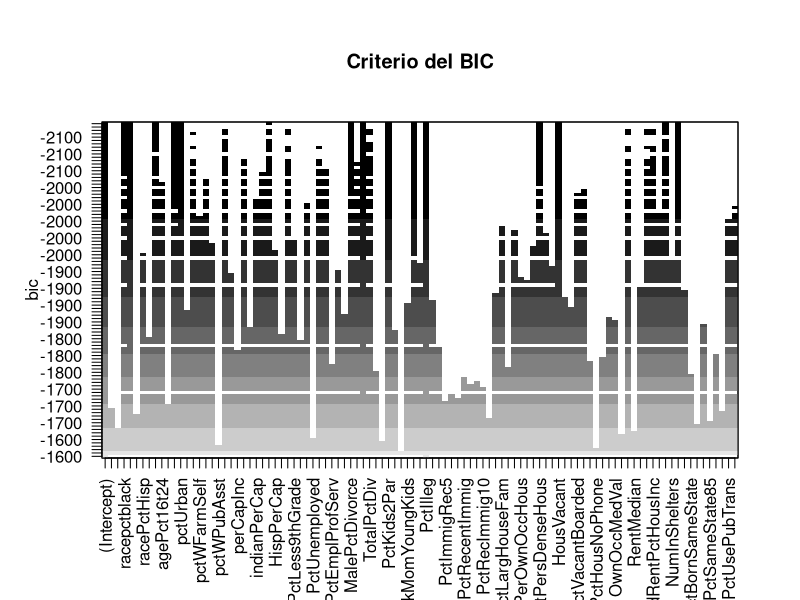
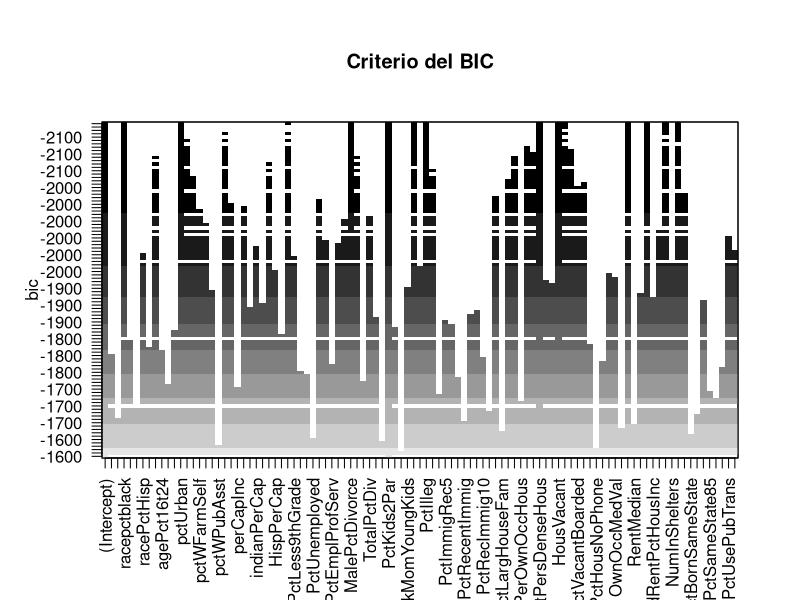

R code for these plots, in order:
## ---- chunk 1
knitr::opts_chunk$set(echo = TRUE)
## ---- chunk 2
library(AER);
library(leaps)
## ---- chunk 3
data <- na.omit(read.csv("DatosTaller4.csv", row.names=1))
## ---- chunk 4
head(data)
## ---- chunk 5
dim(data)
## ---- chunk 6
max.model <- lm(ViolentCrimesPerPop ~ ., data)
summary(max.model)
## ---- chunk 7
max.model.formula <- formula(max.model)
fwd.model <- regsubsets(x=max.model.formula, y=ViolentCrimesPerPop, data=data, nvmax=100000, method="forward")
## ---- chunk 8
plot(fwd.model, scale="bic", main="Criterio del BIC")
## ---- chunk 9
best.fwd.model <- summary(fwd.model)
best.fwd.model.bic <- which.min(best.fwd.model$bic)
vars.fwd.model <- names(coef(fwd.model, best.fwd.model.bic))
formula.best.fwd <- as.formula(paste("ViolentCrimesPerPop ~ 1 +", paste(vars.fwd.model[2:length(vars.fwd.model)], collapse=" + "), sep=""))
best.model.fwd <- lm(formula.best.fwd, data)
summary(best.model.fwd)
## ---- chunk 10
bwd.model <- regsubsets(x=formula(max.model), y=ViolentCrimesPerPop, data=data, nvmax=100000, method="backward")
## ---- chunk 11
plot(bwd.model, scale="bic", main="Criterio del BIC")
## ---- chunk 12
best.bwd.model <- summary(bwd.model)
best.bwd.model.bic <- which.min(best.bwd.model$bic)
vars.bwd.model <- names(coef(bwd.model, best.bwd.model.bic))
vars.bwd.model[-1]
formula.best.bwd <- as.formula(paste("ViolentCrimesPerPop ~ 1 +", paste(vars.bwd.model[2:length(vars.bwd.model)], collapse=" + "), sep=""))
best.model.bwd <- lm(formula.best.bwd, data)
summary(best.model.bwd)
## ---- chunk 13
jtest(best.model.fwd, best.model.bwd)
## ---- chunk 14
coxtest(best.model.fwd, best.model.bwd)
## ---- chunk 15
remove_not_significant <- function(modelo, p){
  all_vars <- all.vars(formula(modelo))[-1]
  dep_var <- all.vars(formula(modelo))[1]
  summ <- summary(modelo)
  pvals <- summ[[4]][,4]
  not_signif <- character()
  not_signif <- names(which(pvals > p))
  
  while(length(not_signif) > 0){
    all_vars <- all_vars[!all_vars %in% not_signif[1]]
    myForm <- as.formula(paste(paste(dep_var, " ~"), paste(all_vars, collapse=" + "), sep=""))
    modelo <- lm(myForm, data)
    summ <- summary(modelo)
    pvals <- summ[[4]][, 4]
    not_signif <- character()
    not_signif <- names(which(pvals > p))
    not_signif <- not_signif[!not_signif %in% "(Intercept)"]
  }
  modelo.limpio <- modelo
  return(modelo.limpio)
}
best.model.fwd.clean <- remove_not_significant(best.model.fwd, 0.01)
summary(best.model.fwd.clean)
## ---- chunk 16
jtest(best.model.fwd.clean, best.model.bwd)
## ---- chunk 17
coxtest(best.model.fwd.clean, best.model.bwd)
## ---- chunk 18
summary(best.model.fwd.clean)$adj.r.square
## ---- chunk 19
summary(best.model.bwd)$adj.r.squared
## ---- chunk 20
AIC(best.model.fwd.clean, best.model.bwd)
## ---- chunk 21
BIC(best.model.fwd.clean, best.model.bwd)
## ---- chunk 22
names(coef(best.model.bwd))[-1]
